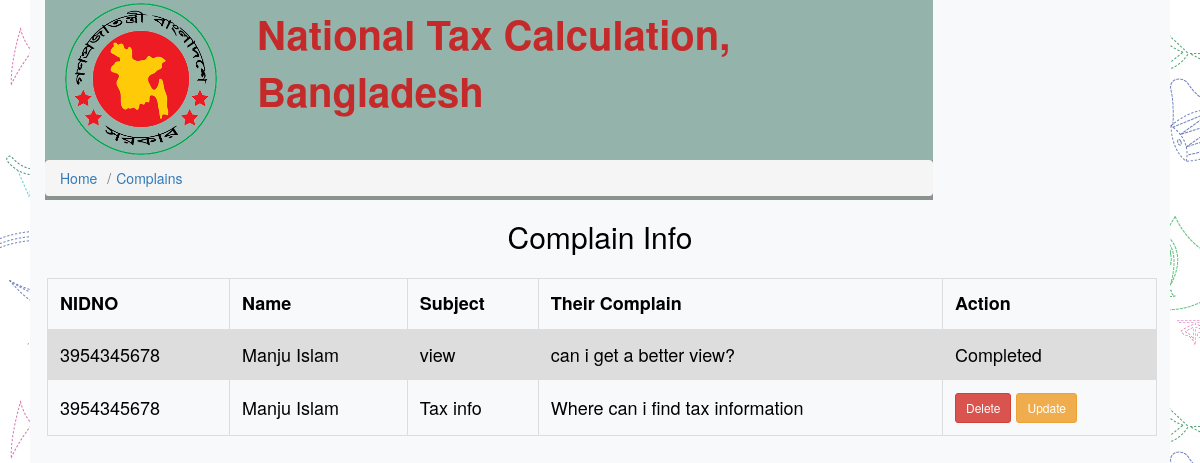
The page /admin/acomplain.php (signed in) on the database its author committed.
### tables this page shows
CREATE TABLE `complain` (
  `serialno` int(11) NOT NULL,
  `Name` varchar(50) NOT NULL,
  `NIDNO` varchar(20) NOT NULL,
  `Subject` varchar(50) NOT NULL,
  `Yourcomplain` varchar(100) NOT NULL,
  `Reply` text NOT NULL,
  `Status` varchar(50) NOT NULL DEFAULT 'Pending',
  `userrole` varchar(20) NOT NULL DEFAULT 'user',
  `RepliedBy` varchar(50) DEFAULT NULL,
  `Addedon` timestamp NOT NULL DEFAULT current_timestamp() ON UPDATE current_timestamp()
);

### db/dbconnect.php (called while the page is built)
<?php
function getDataFromDB($sql)
{
  $newdb = mysqli_connect('localhost', 'root', '', 'barna');
  $result = mysqli_query($newdb,$sql) or die(mysqli_error($newdb));
  $container = array();
  while ($a = mysqli_fetch_assoc($result)) {
    $container[] = $a;
  }
  return $container;
}
?>

### admin/acomplainlist.php (the view, shortened to what this page needs)
<link rel="stylesheet" href="https://maxcdn.bootstrapcdn.com/bootstrap/3.4.1/css/bootstrap.min.css">
<?php
  require '../db/dbconnect.php';
  $container= getDataFromDB($sql);
  ?>
  <h2 align="center">Complain info</h2>
  <table id= 'myTable' width="95%">
      <tr>
          <th>NIDNO</th>
          <th>Name</th>
          <th>Subject</th>
          <th>Their Complain</th>
          <th>Action</th>
      </tr>
      <?php
          foreach($container as $row){
      ?>
              <tr>
                  <td><?php echo $row["NIDNO"] ?></td>
                  <td><?php echo $row["Name"] ?></td>
                  <td><?php echo $row["Subject"] ?></td>
                  <td><?php echo $row["Yourcomplain"] ?></td>
                  <td>
                    <?php if($row['Status'] == 'Pending'){
?>
<a href="deleteuser.php?id=<?php echo $row['serialno'] ?>" class="btn btn-danger btn-sm">Delete</a>
                    <a  data-toggle="modal" data-target="#myModal<?php echo $row["serialno"] ?>" class="btn btn-warning btn-sm">Update</a>
<?php
                    }
                    else{
                      echo $row['Status'];
                    } ?>
                </td>
              </tr>
          <?php
          }
          ?>
  </table>

### css/acomplain.css (style rules this page uses)
* { padding: 0px; margin: 0px; box-sizing: border-box; }
body { margin: 0; padding: 0; background: url('../image/reg.jpg') repeat; }
h2 { margin-top: 40px; text-transform: capitalize; font-size: 30px; color: rgb(64, 130, 109); text-decoration: none; }
a { text-decoration: none; color: rgb(64, 130, 109); }

### admin/acomplainlist.php (style rules this page uses)
table { color: black; margin-top:25px; margin-left:2px; }
h2 { color: black; margin-top:20px; }
#myTable { border-collapse: collapse; width: 100%; border: 1px solid #ddd; font-size: 18px; }
#myTable th, #myTable td { text-align: left; padding: 12px; }
#myTable tr { border-bottom: 1px solid #ddd; }
td, th { border: 1px solid #dddddd; text-align: left; padding: 8px; }
tr:nth-child(even) { background-color: #dddddd; }

### rows shown on the page
complain: NIDNO "3954345678", Name "Manju Islam", Subject "view", Yourcomplain "can i get a better view?", Status "Completed"
complain: NIDNO "3954345678", Name "Manju Islam", Subject "Tax info", Yourcomplain "Where can i find tax information"
